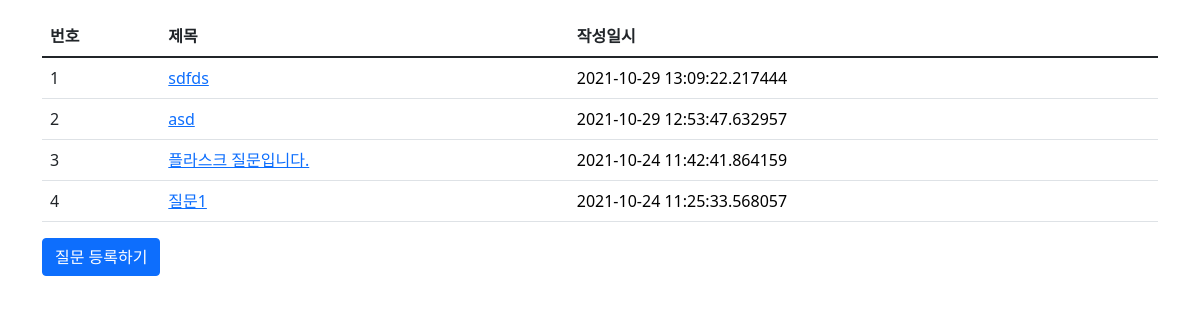
Page /question/list/ on the committed database.
### models.py (models this page shows)
class Question(db.Model):
    id = db.Column(db.Integer, primary_key=True)
    subject = db.Column(db.String(200), nullable=False)
    content = db.Column(db.Text(), nullable=False)
    create_date = db.Column(db.DateTime(), nullable=False)

### views/question_views.py (the view)
@bp.route("/list/")
def qlist():
    question_list = Question.query.order_by(Question.create_date.desc())
    return render_template("question/question_list.html", question_list=question_list)

### templates/question/question_list.html
{% extends 'base.html' %}
{% block content %}
<div class="container my-3">
  <table class="table">
    <thead>
      <tr class="thead-dark">
        <th>번호</th>
        <th>제목</th>
        <th>작성일시</th>
      </tr>
    </thead>
    <tbody>
      {% if question_list %}
      {% for question in question_list %}
      <tr>
        <td>{{loop.index}}</td>
        <td>
          <a href="{{url_for('question.detail', question_id=question.id)}}">{{question.subject}}</a>
        </td>
        <td style="color: black;">{{ question.create_date }}</td>
      </tr>
      {% endfor %}
      {% else %}
      <tr>
        <td colspan=3>질문이 없습니다.</td>
      </tr>
      {% endif %}
    </tbody>
  </table>
  <a href="{{url_for('question.create')}}" class="btn btn-primary">질문 등록하기</a>
</div>
{% endblock %}

### rows in the picture
Question: subject "sdfds", create_date "2021-10-29 13:09:22.217444"
Question: subject "asd", create_date "2021-10-29 12:53:47.632957"
Question: subject "플라스크 질문입니다.", create_date "2021-10-24 11:42:41.864159"
Question: subject "질문1", create_date "2021-10-24 11:25:33.568057"
